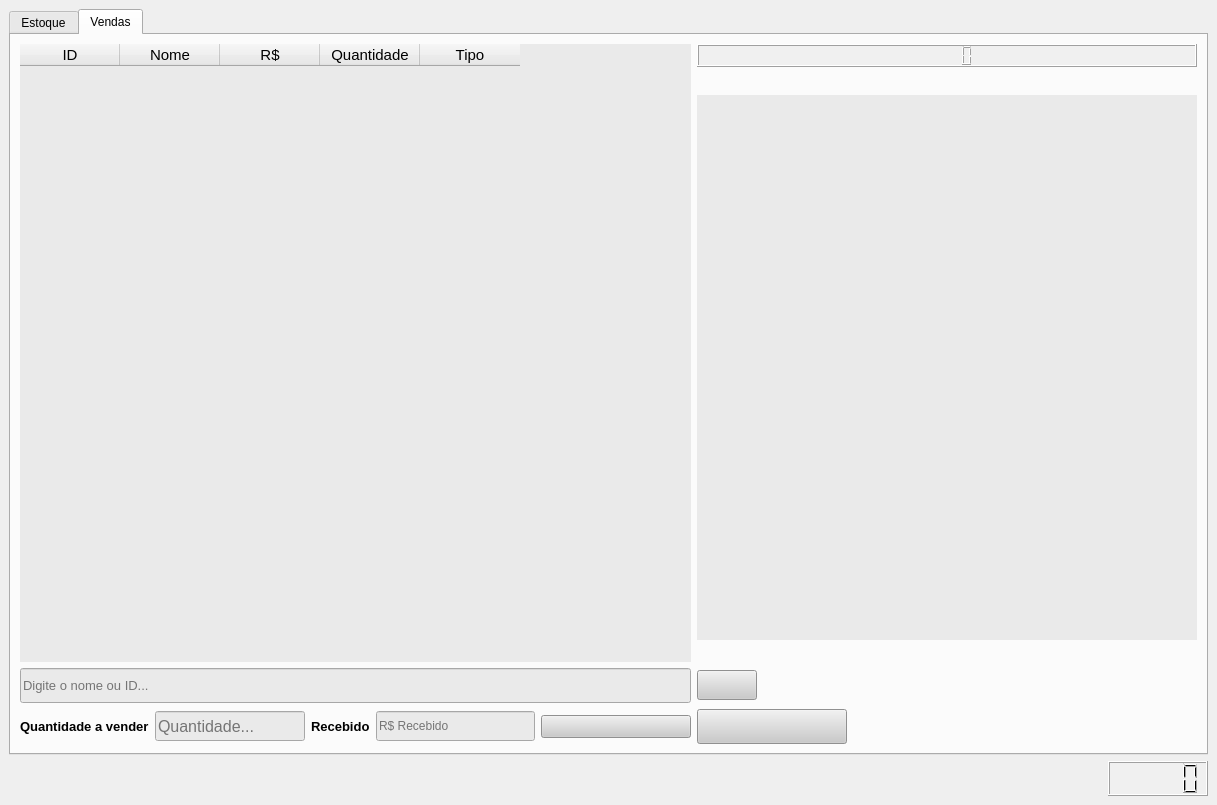
<?xml version="1.0" encoding="UTF-8"?>
<ui version="4.0">
 <class>MainWindow</class>
 <widget class="QMainWindow" name="MainWindow">
  <property name="geometry">
   <rect>
    <x>0</x>
    <y>0</y>
    <width>1217</width>
    <height>759</height>
   </rect>
  </property>
  <property name="sizePolicy">
   <sizepolicy hsizetype="Fixed" vsizetype="Fixed">
    <horstretch>0</horstretch>
    <verstretch>0</verstretch>
   </sizepolicy>
  </property>
  <property name="maximumSize">
   <size>
    <width>16777215</width>
    <height>16777215</height>
   </size>
  </property>
  <property name="windowTitle">
   <string>Cadastro</string>
  </property>
  <property name="autoFillBackground">
   <bool>false</bool>
  </property>
  <property name="styleSheet">
   <string notr="true"/>
  </property>
  <property name="iconSize">
   <size>
    <width>24</width>
    <height>24</height>
   </size>
  </property>
  <property name="animated">
   <bool>false</bool>
  </property>
  <property name="documentMode">
   <bool>false</bool>
  </property>
  <property name="tabShape">
   <enum>QTabWidget::Triangular</enum>
  </property>
  <widget class="QWidget" name="centralwidget">
   <layout class="QGridLayout" name="gridLayout_2">
    <item row="1" column="1">
     <widget class="QLCDNumber" name="timePanel">
      <property name="sizePolicy">
       <sizepolicy hsizetype="Fixed" vsizetype="Preferred">
        <horstretch>0</horstretch>
        <verstretch>0</verstretch>
       </sizepolicy>
      </property>
      <property name="minimumSize">
       <size>
        <width>100</width>
        <height>35</height>
       </size>
      </property>
      <property name="font">
       <font>
        <family>Arial</family>
        <pointsize>10</pointsize>
        <weight>75</weight>
        <bold>true</bold>
       </font>
      </property>
      <property name="styleSheet">
       <string notr="true">background-color: rgb(240, 240, 240);</string>
      </property>
     </widget>
    </item>
    <item row="0" column="0" colspan="2">
     <widget class="QTabWidget" name="tab">
      <property name="sizePolicy">
       <sizepolicy hsizetype="Expanding" vsizetype="Expanding">
        <horstretch>0</horstretch>
        <verstretch>0</verstretch>
       </sizepolicy>
      </property>
      <property name="layoutDirection">
       <enum>Qt::LeftToRight</enum>
      </property>
      <property name="styleSheet">
       <string notr="true"/>
      </property>
      <property name="tabPosition">
       <enum>QTabWidget::North</enum>
      </property>
      <property name="tabShape">
       <enum>QTabWidget::Rounded</enum>
      </property>
      <property name="currentIndex">
       <number>1</number>
      </property>
      <widget class="QWidget" name="widget">
       <attribute name="title">
        <string>Estoque</string>
       </attribute>
       <layout class="QGridLayout" name="gridLayout">
        <item row="0" column="4">
         <widget class="QPushButton" name="btnInsertProd">
          <property name="font">
           <font>
            <family>Arial</family>
            <pointsize>10</pointsize>
            <weight>75</weight>
            <bold>true</bold>
           </font>
          </property>
          <property name="styleSheet">
           <string notr="true">background-color: rgb(202, 202, 202);</string>
          </property>
          <property name="text">
           <string/>
          </property>
          <property name="icon">
           <iconset>
            <normaloff>Icons/addicon.png</normaloff>Icons/addicon.png</iconset>
          </property>
          <property name="iconSize">
           <size>
            <width>40</width>
            <height>40</height>
           </size>
          </property>
         </widget>
        </item>
        <item row="0" column="0" rowspan="4" colspan="4">
         <widget class="QTableWidget" name="tableWidget">
          <property name="enabled">
           <bool>true</bool>
          </property>
          <property name="sizePolicy">
           <sizepolicy hsizetype="Expanding" vsizetype="Expanding">
            <horstretch>0</horstretch>
            <verstretch>0</verstretch>
           </sizepolicy>
          </property>
          <property name="font">
           <font>
            <family>Arial</family>
            <pointsize>-1</pointsize>
            <weight>50</weight>
            <italic>false</italic>
            <bold>false</bold>
           </font>
          </property>
          <property name="mouseTracking">
           <bool>false</bool>
          </property>
          <property name="tabletTracking">
           <bool>false</bool>
          </property>
          <property name="toolTip">
           <string/>
          </property>
          <property name="autoFillBackground">
           <bool>false</bool>
          </property>
          <property name="styleSheet">
           <string notr="true">background-color: rgb(234, 234, 234);
font: 15pt &quot;Arial&quot;;
font-size: 15px;</string>
          </property>
          <property name="frameShape">
           <enum>QFrame::NoFrame</enum>
          </property>
          <property name="frameShadow">
           <enum>QFrame::Sunken</enum>
          </property>
          <property name="dragDropOverwriteMode">
           <bool>false</bool>
          </property>
          <property name="selectionBehavior">
           <enum>QAbstractItemView::SelectRows</enum>
          </property>
          <property name="showGrid">
           <bool>false</bool>
          </property>
          <property name="gridStyle">
           <enum>Qt::CustomDashLine</enum>
          </property>
          <property name="wordWrap">
           <bool>true</bool>
          </property>
          <property name="cornerButtonEnabled">
           <bool>true</bool>
          </property>
          <property name="rowCount">
           <number>0</number>
          </property>
          <property name="columnCount">
           <number>5</number>
          </property>
          <attribute name="verticalHeaderVisible">
           <bool>false</bool>
          </attribute>
          <column>
           <property name="text">
            <string>ID</string>
           </property>
          </column>
          <column>
           <property name="text">
            <string>Descrição</string>
           </property>
          </column>
          <column>
           <property name="text">
            <string>R$</string>
           </property>
          </column>
          <column>
           <property name="text">
            <string>Quantidade</string>
           </property>
          </column>
          <column>
           <property name="text">
            <string>Tipo</string>
           </property>
           <property name="font">
            <font>
             <stylestrategy>NoAntialias</stylestrategy>
            </font>
           </property>
          </column>
         </widget>
        </item>
        <item row="2" column="4">
         <widget class="QPushButton" name="btnDelProd">
          <property name="font">
           <font>
            <family>Arial</family>
            <pointsize>10</pointsize>
            <weight>75</weight>
            <bold>true</bold>
           </font>
          </property>
          <property name="styleSheet">
           <string notr="true">background-color: rgb(202, 202, 202);</string>
          </property>
          <property name="text">
           <string/>
          </property>
          <property name="icon">
           <iconset>
            <normaloff>Icons/delicon.png</normaloff>Icons/delicon.png</iconset>
          </property>
          <property name="iconSize">
           <size>
            <width>50</width>
            <height>40</height>
           </size>
          </property>
         </widget>
        </item>
        <item row="1" column="4">
         <widget class="QPushButton" name="btnEditProd">
          <property name="font">
           <font>
            <family>Arial</family>
            <pointsize>10</pointsize>
            <weight>75</weight>
            <bold>true</bold>
           </font>
          </property>
          <property name="styleSheet">
           <string notr="true">background-color: rgb(202, 202, 202);</string>
          </property>
          <property name="text">
           <string/>
          </property>
          <property name="icon">
           <iconset>
            <normaloff>Icons/editicon.png</normaloff>Icons/editicon.png</iconset>
          </property>
          <property name="iconSize">
           <size>
            <width>35</width>
            <height>40</height>
           </size>
          </property>
         </widget>
        </item>
        <item row="10" column="4">
         <widget class="QPushButton" name="btnSearch">
          <property name="font">
           <font>
            <family>Arial</family>
            <pointsize>10</pointsize>
            <weight>75</weight>
            <bold>true</bold>
           </font>
          </property>
          <property name="toolTip">
           <string/>
          </property>
          <property name="styleSheet">
           <string notr="true">background-color: rgb(202, 202, 202);</string>
          </property>
          <property name="text">
           <string>Buscar</string>
          </property>
          <property name="icon">
           <iconset>
            <normaloff>Icons/searchicon.png</normaloff>Icons/searchicon.png</iconset>
          </property>
          <property name="iconSize">
           <size>
            <width>120</width>
            <height>25</height>
           </size>
          </property>
          <property name="checkable">
           <bool>false</bool>
          </property>
          <property name="autoRepeat">
           <bool>false</bool>
          </property>
          <property name="autoExclusive">
           <bool>false</bool>
          </property>
         </widget>
        </item>
        <item row="5" column="0">
         <widget class="QLabel" name="label">
          <property name="sizePolicy">
           <sizepolicy hsizetype="Preferred" vsizetype="Preferred">
            <horstretch>0</horstretch>
            <verstretch>0</verstretch>
           </sizepolicy>
          </property>
          <property name="minimumSize">
           <size>
            <width>0</width>
            <height>0</height>
           </size>
          </property>
          <property name="font">
           <font>
            <family>Arial</family>
            <pointsize>10</pointsize>
            <weight>75</weight>
            <bold>true</bold>
           </font>
          </property>
          <property name="styleSheet">
           <string notr="true"/>
          </property>
          <property name="text">
           <string>Buscar Por:</string>
          </property>
         </widget>
        </item>
        <item row="5" column="1">
         <widget class="QRadioButton" name="radioSearchID">
          <property name="minimumSize">
           <size>
            <width>0</width>
            <height>0</height>
           </size>
          </property>
          <property name="font">
           <font>
            <family>Arial</family>
            <pointsize>10</pointsize>
            <weight>75</weight>
            <bold>true</bold>
           </font>
          </property>
          <property name="styleSheet">
           <string notr="true"/>
          </property>
          <property name="text">
           <string>Id</string>
          </property>
          <property name="checked">
           <bool>true</bool>
          </property>
         </widget>
        </item>
        <item row="5" column="2">
         <widget class="QRadioButton" name="radioSearchNome">
          <property name="minimumSize">
           <size>
            <width>0</width>
            <height>0</height>
           </size>
          </property>
          <property name="font">
           <font>
            <family>Arial</family>
            <pointsize>10</pointsize>
            <weight>75</weight>
            <bold>true</bold>
           </font>
          </property>
          <property name="styleSheet">
           <string notr="true"/>
          </property>
          <property name="text">
           <string>Nome</string>
          </property>
         </widget>
        </item>
        <item row="10" column="0" colspan="4">
         <widget class="QLineEdit" name="inputSearch">
          <property name="sizePolicy">
           <sizepolicy hsizetype="Expanding" vsizetype="Ignored">
            <horstretch>0</horstretch>
            <verstretch>0</verstretch>
           </sizepolicy>
          </property>
          <property name="font">
           <font>
            <family>Arial</family>
            <pointsize>10</pointsize>
            <weight>50</weight>
            <bold>false</bold>
           </font>
          </property>
          <property name="styleSheet">
           <string notr="true">background-color: rgb(234, 234, 234);</string>
          </property>
          <property name="inputMask">
           <string/>
          </property>
          <property name="text">
           <string/>
          </property>
          <property name="frame">
           <bool>false</bool>
          </property>
          <property name="echoMode">
           <enum>QLineEdit::Normal</enum>
          </property>
          <property name="placeholderText">
           <string>Digite sua busca...</string>
          </property>
          <property name="clearButtonEnabled">
           <bool>true</bool>
          </property>
         </widget>
        </item>
        <item row="5" column="3">
         <widget class="QPushButton" name="btnRefresh">
          <property name="font">
           <font>
            <family>Arial</family>
            <weight>75</weight>
            <bold>true</bold>
           </font>
          </property>
          <property name="styleSheet">
           <string notr="true">background-color: rgb(202, 202, 202);</string>
          </property>
          <property name="text">
           <string>Mostrar Todos</string>
          </property>
         </widget>
        </item>
       </layout>
      </widget>
      <widget class="QWidget" name="widget_2">
       <attribute name="title">
        <string>Vendas</string>
       </attribute>
       <layout class="QGridLayout" name="gridLayout_3">
        <item row="0" column="2">
         <widget class="QLCDNumber" name="lcdTotalVendas">
          <property name="maximumSize">
           <size>
            <width>500</width>
            <height>16777215</height>
           </size>
          </property>
          <property name="font">
           <font>
            <family>Arial</family>
            <pointsize>15</pointsize>
           </font>
          </property>
          <property name="styleSheet">
           <string notr="true">background-color: rgb(240, 240, 240);</string>
          </property>
         </widget>
        </item>
        <item row="9" column="0">
         <widget class="QLineEdit" name="searchVendas">
          <property name="minimumSize">
           <size>
            <width>0</width>
            <height>35</height>
           </size>
          </property>
          <property name="maximumSize">
           <size>
            <width>675</width>
            <height>16777215</height>
           </size>
          </property>
          <property name="font">
           <font>
            <family>Arial</family>
            <pointsize>10</pointsize>
           </font>
          </property>
          <property name="styleSheet">
           <string notr="true">background-color: rgb(234, 234, 234);</string>
          </property>
          <property name="placeholderText">
           <string>Digite o nome ou ID...</string>
          </property>
          <property name="clearButtonEnabled">
           <bool>true</bool>
          </property>
         </widget>
        </item>
        <item row="13" column="2">
         <widget class="QPushButton" name="btnSearchVendas">
          <property name="minimumSize">
           <size>
            <width>150</width>
            <height>35</height>
           </size>
          </property>
          <property name="maximumSize">
           <size>
            <width>150</width>
            <height>16777215</height>
           </size>
          </property>
          <property name="font">
           <font>
            <family>Arial</family>
            <pointsize>10</pointsize>
            <weight>75</weight>
            <bold>true</bold>
           </font>
          </property>
          <property name="styleSheet">
           <string notr="true">background-color: rgb(202, 202, 202);</string>
          </property>
          <property name="text">
           <string/>
          </property>
          <property name="icon">
           <iconset>
            <normaloff>Icons/searchicon.png</normaloff>Icons/searchicon.png</iconset>
          </property>
          <property name="iconSize">
           <size>
            <width>60</width>
            <height>25</height>
           </size>
          </property>
          <property name="shortcut">
           <string notr="true"/>
          </property>
          <property name="checkable">
           <bool>false</bool>
          </property>
         </widget>
        </item>
        <item row="1" column="2">
         <widget class="QListWidget" name="listWidget">
          <property name="minimumSize">
           <size>
            <width>20</width>
            <height>545</height>
           </size>
          </property>
          <property name="maximumSize">
           <size>
            <width>500</width>
            <height>500</height>
           </size>
          </property>
          <property name="styleSheet">
           <string notr="true">background-color: rgb(234, 234, 234);
font: 15pt &quot;Arial&quot;;
font-size: 15px;</string>
          </property>
          <property name="frameShape">
           <enum>QFrame::NoFrame</enum>
          </property>
         </widget>
        </item>
        <item row="0" column="0" rowspan="9">
         <widget class="QTableWidget" name="tableView">
          <property name="maximumSize">
           <size>
            <width>675</width>
            <height>16777215</height>
           </size>
          </property>
          <property name="styleSheet">
           <string notr="true">background-color: rgb(234, 234, 234);
font: 15pt &quot;Arial&quot;;
font-size: 15px;</string>
          </property>
          <property name="frameShape">
           <enum>QFrame::NoFrame</enum>
          </property>
          <property name="selectionBehavior">
           <enum>QAbstractItemView::SelectRows</enum>
          </property>
          <property name="showGrid">
           <bool>false</bool>
          </property>
          <property name="gridStyle">
           <enum>Qt::CustomDashLine</enum>
          </property>
          <attribute name="verticalHeaderVisible">
           <bool>false</bool>
          </attribute>
          <column>
           <property name="text">
            <string>ID</string>
           </property>
          </column>
          <column>
           <property name="text">
            <string>Nome</string>
           </property>
          </column>
          <column>
           <property name="text">
            <string>R$</string>
           </property>
          </column>
          <column>
           <property name="text">
            <string>Quantidade</string>
           </property>
          </column>
          <column>
           <property name="text">
            <string>Tipo</string>
           </property>
          </column>
         </widget>
        </item>
        <item row="13" column="0">
         <layout class="QHBoxLayout" name="horizontalLayout_2">
          <item>
           <widget class="QLabel" name="label_2">
            <property name="maximumSize">
             <size>
              <width>150</width>
              <height>20</height>
             </size>
            </property>
            <property name="font">
             <font>
              <family>Arial</family>
              <pointsize>10</pointsize>
              <weight>75</weight>
              <bold>true</bold>
             </font>
            </property>
            <property name="styleSheet">
             <string notr="true"/>
            </property>
            <property name="text">
             <string>Quantidade a vender</string>
            </property>
           </widget>
          </item>
          <item>
           <widget class="QLineEdit" name="inputQtde">
            <property name="minimumSize">
             <size>
              <width>0</width>
              <height>30</height>
             </size>
            </property>
            <property name="maximumSize">
             <size>
              <width>150</width>
              <height>30</height>
             </size>
            </property>
            <property name="font">
             <font>
              <family>Arial</family>
              <pointsize>12</pointsize>
             </font>
            </property>
            <property name="styleSheet">
             <string notr="true">background-color: rgb(234, 234, 234);</string>
            </property>
            <property name="placeholderText">
             <string>Quantidade...</string>
            </property>
            <property name="clearButtonEnabled">
             <bool>true</bool>
            </property>
           </widget>
          </item>
          <item>
           <widget class="QLabel" name="label_3">
            <property name="maximumSize">
             <size>
              <width>100</width>
              <height>30</height>
             </size>
            </property>
            <property name="font">
             <font>
              <family>Arial</family>
              <pointsize>10</pointsize>
              <weight>75</weight>
              <bold>true</bold>
             </font>
            </property>
            <property name="text">
             <string>Recebido</string>
            </property>
           </widget>
          </item>
          <item>
           <widget class="QLineEdit" name="inputValor">
            <property name="maximumSize">
             <size>
              <width>170</width>
              <height>30</height>
             </size>
            </property>
            <property name="styleSheet">
             <string notr="true">background-color: rgb(234, 234, 234);</string>
            </property>
            <property name="placeholderText">
             <string>R$ Recebido</string>
            </property>
           </widget>
          </item>
          <item>
           <widget class="QPushButton" name="btnExecVendas">
            <property name="minimumSize">
             <size>
              <width>150</width>
              <height>20</height>
             </size>
            </property>
            <property name="maximumSize">
             <size>
              <width>150</width>
              <height>16777215</height>
             </size>
            </property>
            <property name="font">
             <font>
              <family>Arial</family>
              <pointsize>10</pointsize>
              <weight>75</weight>
              <bold>true</bold>
             </font>
            </property>
            <property name="styleSheet">
             <string notr="true">background-color: rgb(202, 202, 202);</string>
            </property>
            <property name="text">
             <string/>
            </property>
            <property name="icon">
             <iconset>
              <normaloff>Icons/vendas.png</normaloff>Icons/vendas.png</iconset>
            </property>
            <property name="iconSize">
             <size>
              <width>50</width>
              <height>20</height>
             </size>
            </property>
            <property name="shortcut">
             <string/>
            </property>
           </widget>
          </item>
         </layout>
        </item>
        <item row="9" column="2">
         <widget class="QPushButton" name="btnRefreshVendas">
          <property name="minimumSize">
           <size>
            <width>60</width>
            <height>30</height>
           </size>
          </property>
          <property name="maximumSize">
           <size>
            <width>60</width>
            <height>30</height>
           </size>
          </property>
          <property name="font">
           <font>
            <family>Arial</family>
            <pointsize>10</pointsize>
            <weight>75</weight>
            <bold>true</bold>
           </font>
          </property>
          <property name="styleSheet">
           <string notr="true">background-color: rgb(202, 202, 202);</string>
          </property>
          <property name="text">
           <string/>
          </property>
          <property name="icon">
           <iconset>
            <normaloff>Icons/updateicon.png</normaloff>Icons/updateicon.png</iconset>
          </property>
          <property name="iconSize">
           <size>
            <width>50</width>
            <height>25</height>
           </size>
          </property>
         </widget>
        </item>
       </layout>
      </widget>
     </widget>
    </item>
   </layout>
  </widget>
 </widget>
 <resources/>
 <connections/>
</ui>
